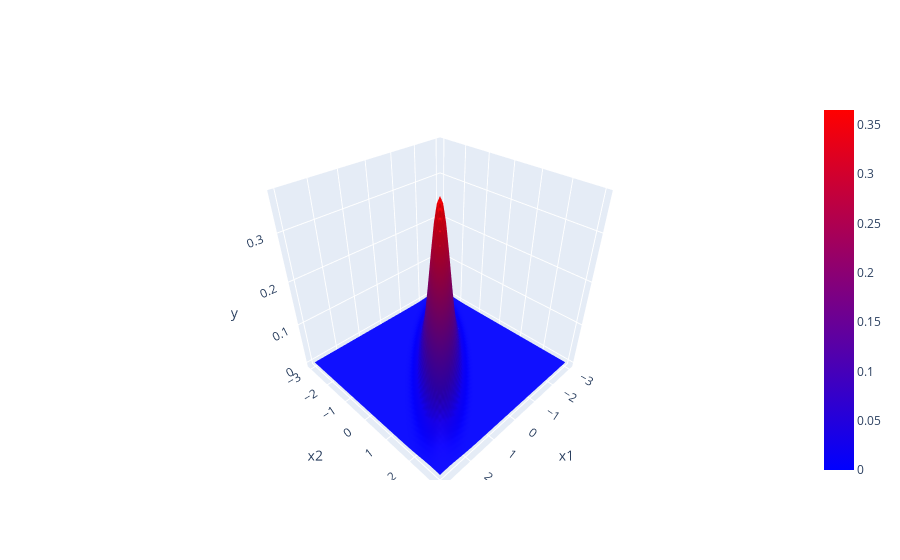

The notebook cell this image was saved under:
### Code cell
plot_3d(cov=cov1)

### Figure 1 — Plotly figure (JSON) as saved in the notebook; plotly's stock layout.template omitted (floating-point values rounded to 4 significant figures; data arrays with more than 128 entries replaced by an {"elided": "..."} marker saying what was removed)
{"data": [{"colorscale": [[0, "blue"], [1, "red"]], "type": "surface", "x": {"elided": "51x51 float values"}, "y": {"elided": "51x51 float values"}, "z": {"elided": "51x51 float values"}}], "layout": {"scene": {"xaxis": {"title": {"text": "x1"}}, "yaxis": {"title": {"text": "x2"}}, "zaxis": {"title": {"text": "y"}}}}}
